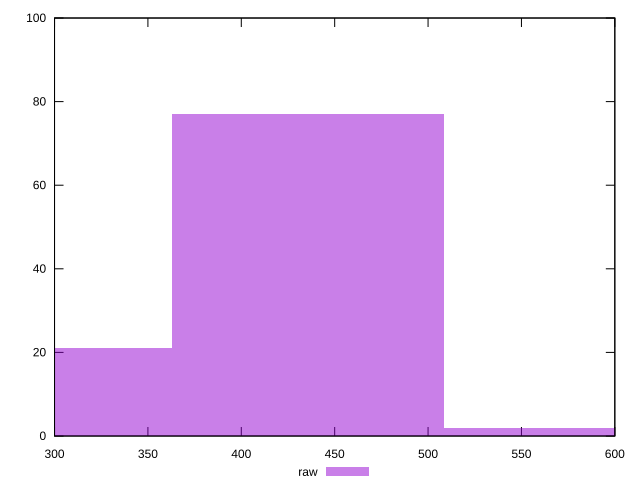

The script that saved this image:
reset

$raw <<EOF
580.9152890433384 2
435.68646678250377 77
290.4576445216692 21
EOF

set key outside below
set boxwidth 145.2288222608346
set xrange [300:600]
set yrange [0:100]
set trange [0:100]
set style fill transparent solid 0.5 noborder
set terminal svg size 640, 490 enhanced background rgb 'white'
set output "reports/report_00031_2021-02-24T23-18-18.084Z/unused-css-rules/samples/astro/raw/histogram.svg"

plot $raw title "raw" with boxes

reset
